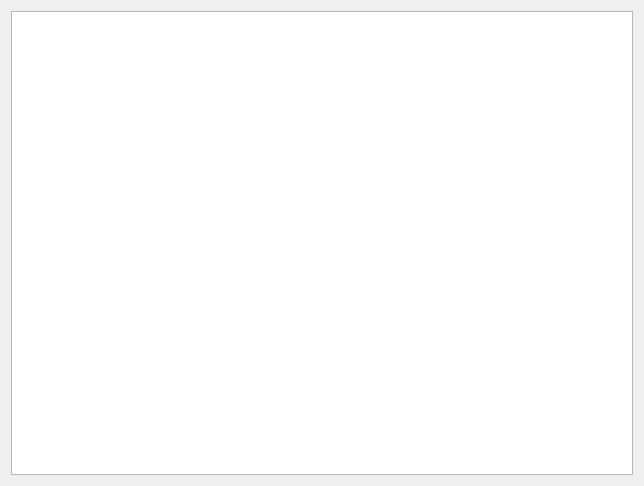
<?xml version="1.0" encoding="UTF-8"?>
<ui version="4.0">
 <class>initial</class>
 <widget class="QWidget" name="initial">
  <property name="geometry">
   <rect>
    <x>0</x>
    <y>0</y>
    <width>644</width>
    <height>486</height>
   </rect>
  </property>
  <property name="windowTitle">
   <string>Form</string>
  </property>
  <layout class="QGridLayout" name="gridLayout_2">
   <item row="0" column="0">
    <widget class="QListWidget" name="novelList"/>
   </item>
  </layout>
 </widget>
 <resources/>
 <connections/>
</ui>
